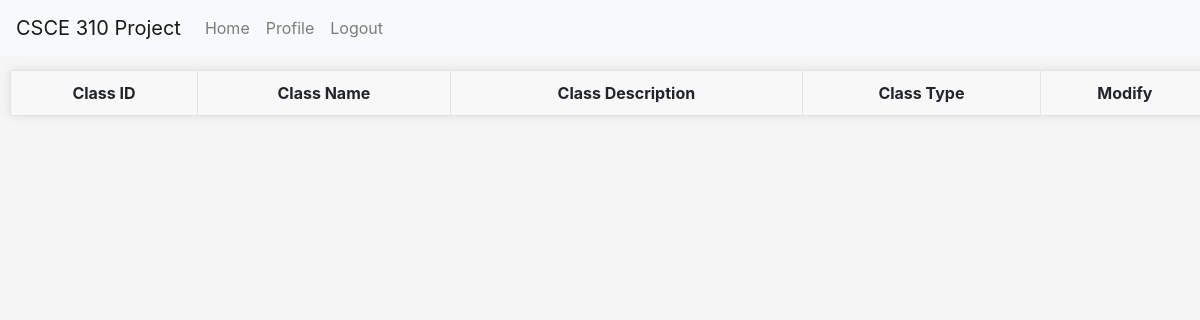
The app's page /classes/view_all_classes (signed in), older data.
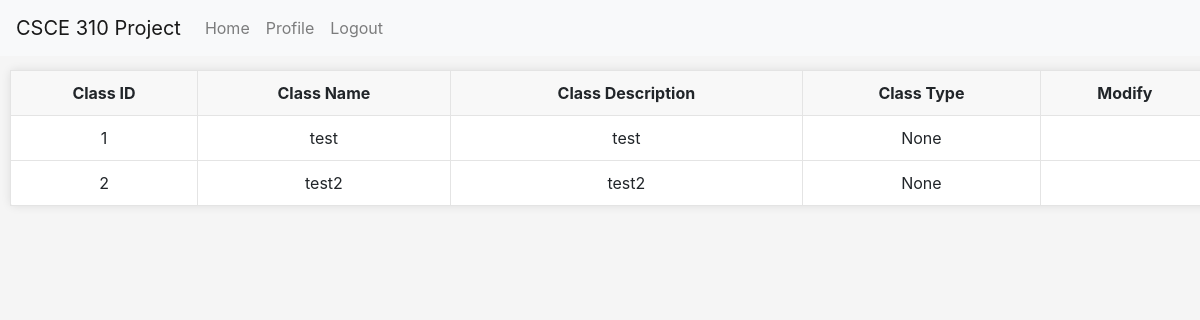
The same page, newer data.
### tables this page shows
CREATE TABLE Classes (
                    Class_ID INTEGER PRIMARY KEY AUTOINCREMENT,
                    Name VARCHAR,
                    Description VARCHAR,
                    Type VARCHAR
                    );

### routes/classes.py (the view)
@classes_bp.route('/view_all_classes', methods=['GET'])
@login_required
def view_all_classes():
    conn = get_db_connection()
    classes = conn.execute('SELECT * FROM Classes').fetchall()
    conn.close()
    return render_template('view_all_classes.html', classes=classes)

### app.py (called while the page is built)
@login_manager.user_loader
def load_user(UIN):
    return User(UIN)

### db.py (called while the page is built)
def get_db_connection():
    conn = sqlite3.connect('database.db')
    conn.row_factory = sqlite3.Row
    return conn

### templates/view_all_classes.html (shortened to what this page needs)
<!DOCTYPE html>
<html lang="en">
<head>
  <link rel="stylesheet" href="https://stackpath.bootstrapcdn.com/bootstrap/4.3.1/css/bootstrap.min.css">
  <link rel="stylesheet" href="../../static/general.css">
  <link rel="stylesheet" href="../../static/admin_home.css">
</head>
<body>
    <nav class="navbar navbar-expand-lg navbar-light bg-light fixed-top">
      <a class="navbar-brand" href="#">CSCE 310 Project</a>
      <div class="collapse navbar-collapse" id="navbarNav">
          <ul class="navbar-nav">
              <li class="nav-item">
                  <a class="nav-link" href="/home">Home</a>
              </li>
              <li class="nav-item">
                  <a class="nav-link" href="/profile">Profile</a>
              </li>
              <li class="nav-item">
                  <a class="nav-link" href="/logout">Logout</a>
              </li>
          </ul>
      </div>
  </nav>
  <table>
    <tr>
      <th>Class ID</th>
      <th>Class Name</th>
      <th>Class Description</th>
      <th>Class Type</th>
      <th>Modify</th>
    </tr>
    {% for class in classes %}
    <tr>
      <td>{{ class.Class_ID }}</td>
      <td>{{ class.Name }}</td>
      <td>{{ class.Description }}</td>
      <td>{{ class.Type }}</td>
      <td>
      </td>
    </tr>
    {% endfor %}
  </table>
</body>
</html>

### static/general.css (style rules this page uses)
table { border-collapse: collapse; margin: 10px; }
table, th, td { border: 1px solid #e4e4e4; }
th, td { padding: 10px; text-align: left; }
th { background-color: #f8f8f8; vertical-align: text-top; }

### static/admin_home.css (style rules this page uses)
body { background-color: #f5f5f5; padding-top: 60px; }
table { box-shadow: 0 0 10px rgba(0,0,0,0.1); background: #fff; border-radius: 5px; width: 100%; margin-bottom: 20px; }
table th, table td { text-align: center; vertical-align: middle; }

Row changes from the older to the newer data that the page shows:
added Classes: Class_ID "1", Name "test", Description "test", Type "None"
added Classes: Class_ID "2", Name "test2", Description "test2", Type "None"
